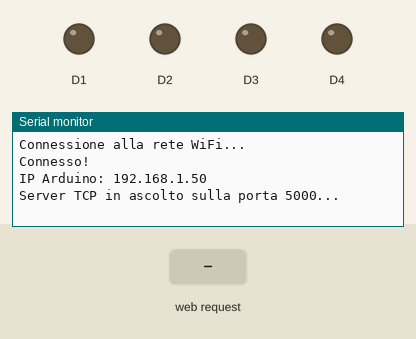
This sketch was run on a simulated Arduino Uno R4 WiFi. On the bench: output pins drawn as LEDs (lit = HIGH), the last lines printed to the serial monitor. The test bench sets the inputs (shaded band). WiFi joins after 1.5 s; servers stay silent unless stated.

Above: at 6.7 s.
6.8 s: HTTP request GET /?L1=on received
At 8.0 s:
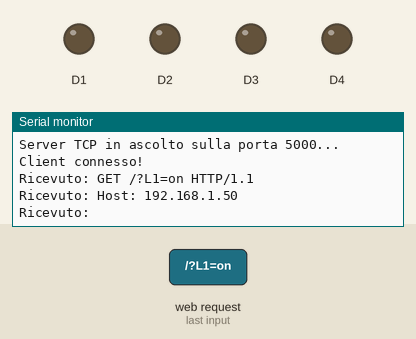
8.3 s: HTTP request GET /?L1=off received
At 9.2 s:
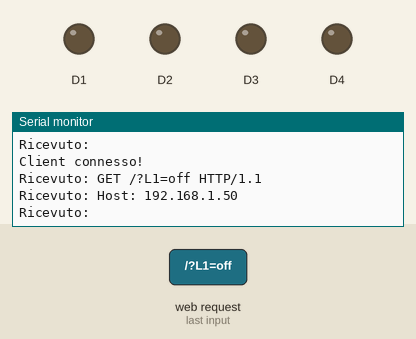

Measured:
- after the input at 6.8 s, the serial monitor: prints a new line at once (image 1)
- after the input at 8.3 s, the serial monitor: prints a new line at once (image 2)

The sketch:

wifi_tcp_4led.ino
```cpp
#include <WiFiS3.h>

// Credenziali WiFi
const char* ssid = "****";
const char* password = "****";

WiFiServer server(5000);   // Porta TCP in ascolto (modificabile)
WiFiClient client;
IPAddress local_IP(192, 168, 1, 150); // Your Desired Static IP Address

void setup() {
  pinMode(1,OUTPUT);
  pinMode(2,OUTPUT);
  pinMode(3,OUTPUT);
  pinMode(4,OUTPUT);

  // Inizializzazione seriale
  Serial.begin(9600);
  delay(1000);
  WiFi.config(local_IP);

  // Connessione alla rete WiFi
  Serial.println("Connessione alla rete WiFi...");
  WiFi.begin(ssid, password);

  // Attesa connessione
  while (WiFi.status() != WL_CONNECTED) {
    delay(500);
    Serial.print(".");
  }

  Serial.println("\nConnesso!");
  Serial.print("IP Arduino: ");
  delay(3000);
  Serial.println(WiFi.localIP());

  // Avvia server TCP
  server.begin();
  Serial.println("Server TCP in ascolto sulla porta 5000...");
}

void loop() {
  // Accettazione del client
  if (!client || !client.connected()) {
    client = server.available();
    if (client) {
      Serial.println("Client connesso!");
    }
    return;
  }

  // Ricezione dati
  if (client.available()) {
    String incoming = client.readStringUntil('\n');
    Serial.print("Ricevuto: ");
    Serial.println(incoming);

    // In base alla stringa ricevuta imposta lo stato dei pin
    if(indexOf("L1=on")>0){
      digitalWrite(1,HIGH);
    }
    if(indexOf("L1=off")>0){
      digitalWrite(1,HIGH);
    }
    if(indexOf("L2=on")>0){
      digitalWrite(2,HIGH);
    }
    if(indexOf("L2=off")>0){
      digitalWrite(2,HIGH);
    }
    if(indexOf("L3=on")>0){
      digitalWrite(3,HIGH);
    }
    if(indexOf("L3=off")>0){
      digitalWrite(3,HIGH);
    }
    if(indexOf("L4=on")>0){
      digitalWrite(4,HIGH);
    }
    if(indexOf("L4=off")>0){
      digitalWrite(4,HIGH);
    }
  }
}
```
